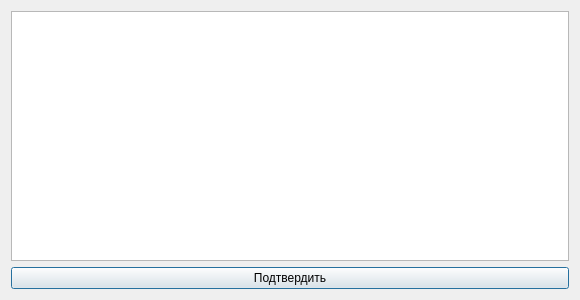
<?xml version="1.0" encoding="UTF-8"?>
<ui version="4.0">
 <class>SelectItems</class>
 <widget class="QDialog" name="SelectItems">
  <property name="geometry">
   <rect>
    <x>0</x>
    <y>0</y>
    <width>580</width>
    <height>300</height>
   </rect>
  </property>
  <property name="windowTitle">
   <string>Выберите элементы</string>
  </property>
  <layout class="QVBoxLayout" name="verticalLayout_2">
   <item>
    <layout class="QVBoxLayout" name="verticalLayout">
     <item>
      <widget class="QTableView" name="tableView"/>
     </item>
     <item>
      <widget class="QPushButton" name="pushButton">
       <property name="text">
        <string>Подтвердить</string>
       </property>
      </widget>
     </item>
    </layout>
   </item>
  </layout>
 </widget>
 <resources/>
 <connections/>
</ui>
